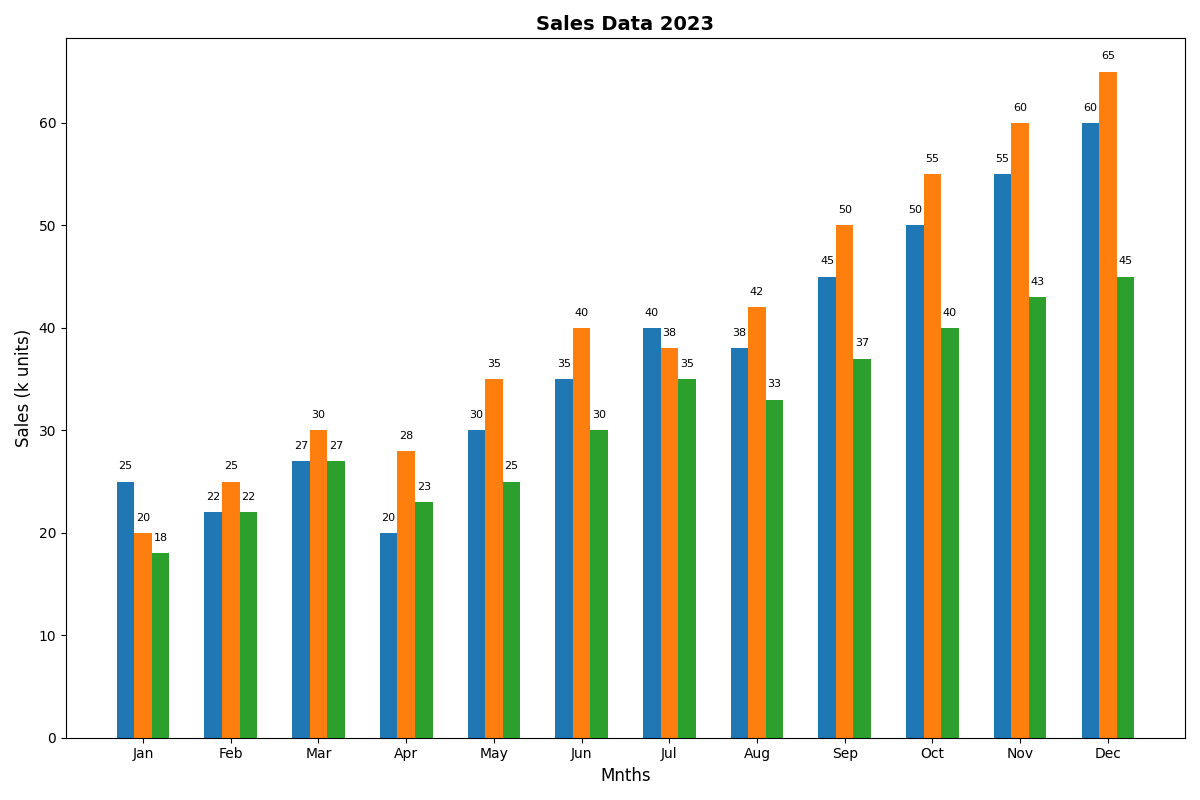

This chart was generated by the following Python code:
import matplotlib.pyplot as plt
import numpy as np

categories = ['Elec', 'Clth', 'Home']
months = ['Jan', 'Feb', 'Mar', 'Apr', 'May', 'Jun', 'Jul', 'Aug', 'Sep', 'Oct', 'Nov', 'Dec']

sales_data = {
    'Elec': [25, 22, 27, 20, 30, 35, 40, 38, 45, 50, 55, 60],
    'Clth': [20, 25, 30, 28, 35, 40, 38, 42, 50, 55, 60, 65],
    'Home': [18, 22, 27, 23, 25, 30, 35, 33, 37, 40, 43, 45]
}

fig, ax = plt.subplots(figsize=(12, 8))
width = 0.2
x = np.arange(len(months))

for i, (category, sales) in enumerate(sales_data.items()):
    ax.bar(x + i * width, sales, width=width)

ax.set_xlabel('Mnths', fontsize=12)
ax.set_ylabel('Sales (k units)', fontsize=12)
ax.set_title('Sales Data 2023', fontsize=14, fontweight='bold')
ax.set_xticks(x + (len(categories) - 1) * width / 2)
ax.set_xticklabels(months)

for i, sales in enumerate(sales_data.values()):
    for j, value in enumerate(sales):
        ax.text(j + i * width, value + 1, f'{value}', ha='center', va='bottom', fontsize=8, color='black')

plt.tight_layout()
plt.show()
